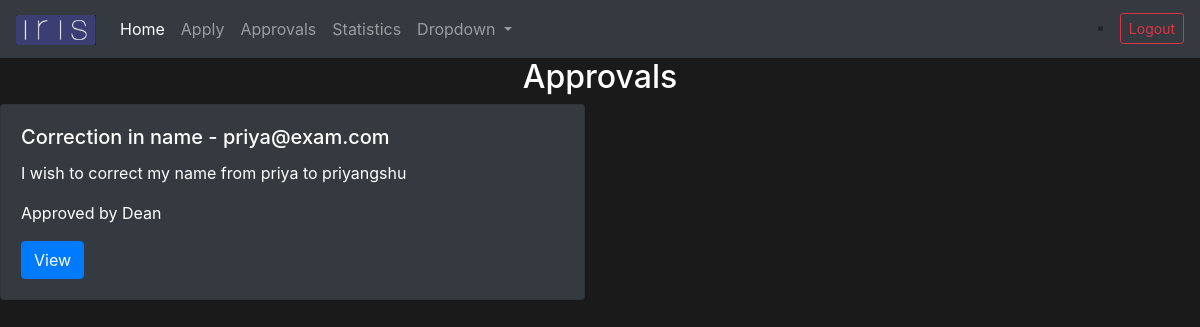
/approvals/ (signed in), run on an earlier commit of the app's database.
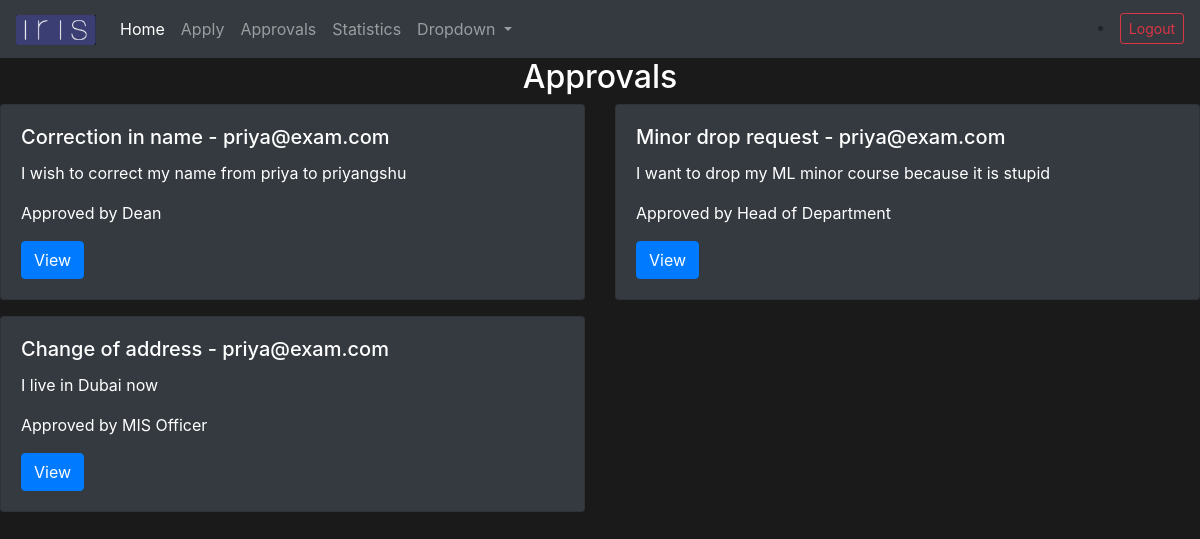
And on a later commit of the database.
### approvals/models.py (models this page shows, shortened)
class Request(models.Model):
    STATUS = [
    ("Waiting for approval", "Waiting for approval"),
    ("Approved by MIS Officer", "Approved by MIS Officer"),
    ("Approved by Head of Department", "Approved by Head of Department"),
    ("Approved by Dean", "Approved by Dean"),
    ]
    template_id = models.ForeignKey(Template, null=True, on_delete=models.CASCADE)
    response = models.TextField(max_length=500, null=True)
    status = models.CharField(max_length=100, null=True, default='Waiting for approval', choices=STATUS)
    applicant = models.ForeignKey(User, null=True, on_delete=models.CASCADE)

class Template(models.Model):
    PARTICIPANTS = [
    ("1", "MIS Officer only"),
    ("12", "HOD, MIS Officer"),
    ("123", "Dean Academic, HOD, MIS Officer"),
    ]
    name = models.CharField(max_length=200, null=True)
    archived = models.BooleanField(default=False)
    start_time = models.DateTimeField(auto_now_add=True)
    end_time = models.DateTimeField
    participants = models.CharField(max_length=4, null=True, choices=PARTICIPANTS)
    def __str__(self):
        return self.name

### approvals/views.py (the view)
# urls.py: path('approvals/', views.approvalPage, name='approvals'),
@login_required
def approvalPage(request):
    currentuser = request.user.id
    try:
        position = Role.objects.get(user=currentuser) # Only employees are allowed to view the requests of all students
        if position is not None:
            user_requests = Request.objects.all()
            users = CustomUser.objects.all()
            context = {
            'user_requests': user_requests,
            'users': users,
            }
        else: # Students may only view their own requests
            user_requests = Request.objects.all()
            context = {
            'user_requests': user_requests,
            }
    except:
        user_requests = Request.objects.filter(applicant=request.user)
        context = {
            'user_requests': user_requests,
            }
    return render(request, 'approvals/approvals.html', context)

### approvals/templates/approvals/approvals.html (shortened to what this page needs)
{% extends 'approvals/homepage.html' %}
{% block content %}
<h2 class="text-center text-white"> Approvals </h2>
<div class="row">
    {% for user_request in user_requests %}
    <div class="col-sm-6">
      <div class="card text-white bg-dark mb-3">
        <div class="card-body">
          <h5 class="card-title">{{user_request.template_id}} - {{user_request.applicant}}</h5>
          <p class="card-text">{{user_request.response}}</p>
          <p class="card-text">{{user_request.status}}</p>
          <a href="{% url 'appview' user_request.id %}" class="btn btn-primary">View</a>
        </div>
      </div>
    </div>
    {% endfor %}
  </div>
{% endblock %}

What changed in the data, as far as the page shows it:
added Request: template_id "Minor drop request", applicant "priya@exam.com", response "I want to drop my ML minor course because it is stupid", status "Approved by Head of Department"
added Request: template_id "Change of address", applicant "priya@exam.com", response "I live in Dubai now", status "Approved by MIS Officer"
